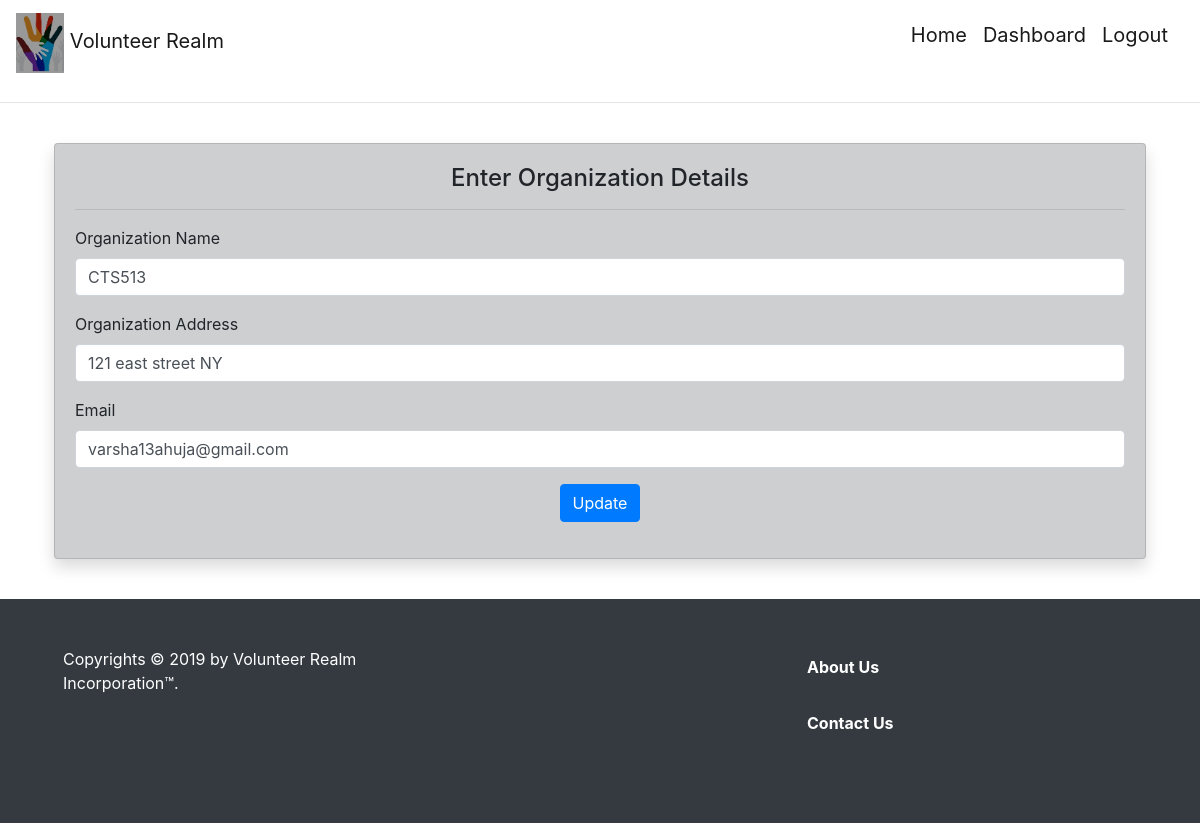
The page /editOrganization/3 (signed in) on the database its author committed.
### auth/models.py (models this page shows)
class Organization(db.Model):
    org_id = db.Column(db.Integer, primary_key=True)
    org_name = db.Column(db.String(100), unique=True)
    org_address = db.Column(db.String(100))
    org_email = db.Column(db.String(64))

### admins/admins.py (the view)
@admin.route('/editOrganization/<id>')
@login_required
@admin_only
def editOrganization(id):
    org = Organization.query.filter_by(org_id=id).first()
    return render_template('addOrganization.html', org=org, edit=1)

### app.py (called while the page is built)
def admin_only(f):
    @functools.wraps(f)
    def wrap(*args, **kwargs):
        if current_user and current_user.is_authenticated and current_user.is_admin():
            return f(*args, **kwargs)
        else:
            flash("You are not authenticated to this page")
            return redirect(url_for('user.userProfile'))
    return wrap

def register_blueprints(app):
    from auth.models import User
    from auth.auth import auth as auth_blueprint
    from core.main import main as main_blueprint
    from admins.admins import admin as admin_blueprint
    from users.users import user as user_blueprint
    @login_manager.user_loader
    def load_user(user_id):
        return User.query.get(int(user_id))
    app.register_blueprint(user_blueprint)
    app.register_blueprint(admin_blueprint)
    app.register_blueprint(auth_blueprint)
    app.register_blueprint(main_blueprint)

### auth/models.py (called while the page is built)
    def is_admin(self):
        return self.permission == Permission.ADMIN

### admins/templates/addOrganization.html (shortened to what this page needs)
{% extends "base.html" %}
{% block content %}
    <hr>
    <div class="container p-4">
        <div class="card cardspage shadow">
            <div class="card-body">
                <div class="form-group text-center">
                    <div class="h4">Enter Organization Details</div>
                </div>
                <hr>
                {% if edit %}
                    <form method="POST" action="/editOrganization/{{ org.org_id }}">
                        <div class="form-group">
                            <label>Organization Name</label>
                            <input class="form-control" type="text" name="organizationName"
                                   placeholder="Organization Name"
                                   value="{{ org.org_name }}" autofocus="">
                        </div>
                        <div class="form-group">
                            <label>Organization Address</label>
                            <input class="form-control" type="text" name="organizationAddress"
                                   placeholder="Enter Organization Address"
                                   value="{{ org.org_address }}" autofocus="">
                        </div>
                        <div class="form-group">
                            <label>Email</label>
                            <input class="form-control" type="email" name="email"
                                   placeholder="Enter Organization Point of Contact Email"
                                   value="{{ org.org_email }}" autofocus="">
                        </div>
                        <div class="form-group text-center">
                            <button class="btn btn-primary"> Update</button>
                        </div>
                    </form>
                {% endif %}
            </div>
        </div>
    </div>
{% endblock %}

### core/templates/base.html (style rules this page uses)
.cardspage { background-color: #cdcfd1; }

### rows shown on the page
Organization: organizationName "CTS513", organizationAddress "121 east street NY", email "varsha13ahuja@gmail.com"
